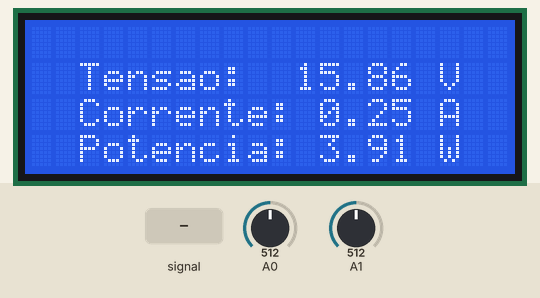
This sketch was run on a simulated Arduino Uno, built with avr-gcc and run on an emulated ATmega328P. Parts: 20×4 character LCD. Inputs (shaded band) come from the test bench; at power-on: A0 = 512, A1 = 512. What the sketch prints to the serial monitor is not drawn.

Above: at 12.9 s.
13.0 s: A1 fed a 2 Hz sine of ±306 counts around its level
At 15.0 s:
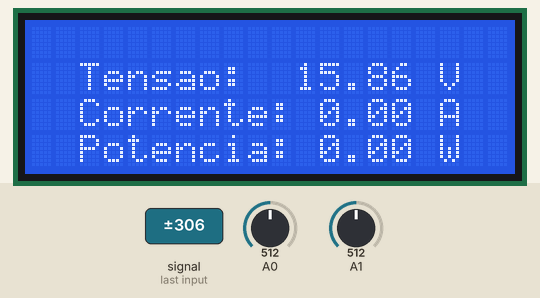
16.0 s: A0 set to 490
At 18.4 s:
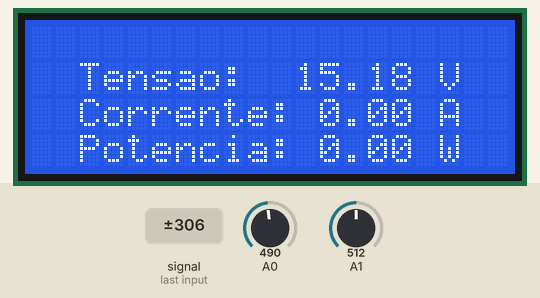
19.0 s: A1 set to 716
At 20.4 s:
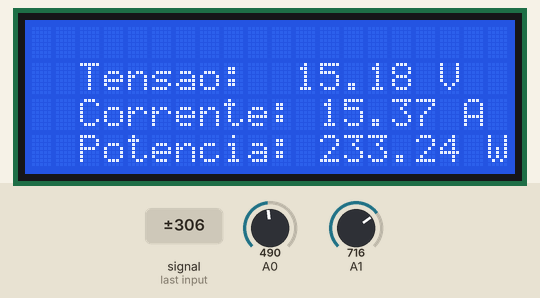
21.3 s: A0 set to 510
At 22.7 s:
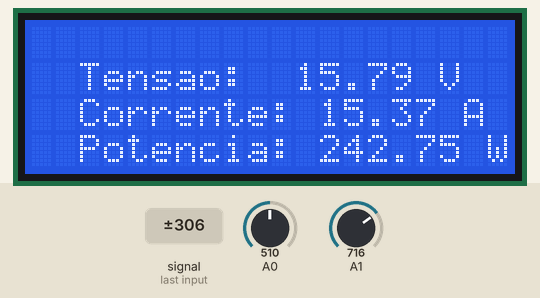
23.0 s: A1 set to 900
At 24.2 s:
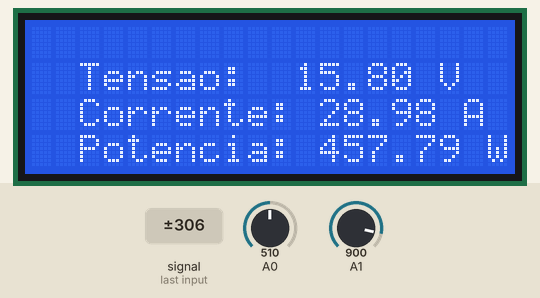
24.6 s: A1 set to 1023
At 25.8 s:
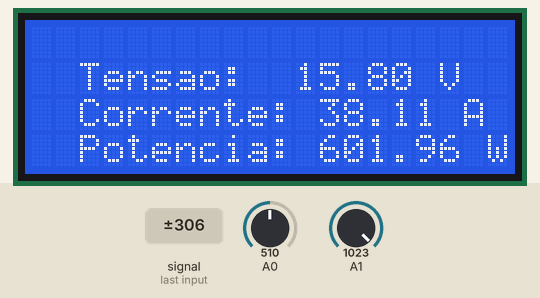
Timing chart, 0 to 27.2 s (numbered marks = the images above; inputs shaded):
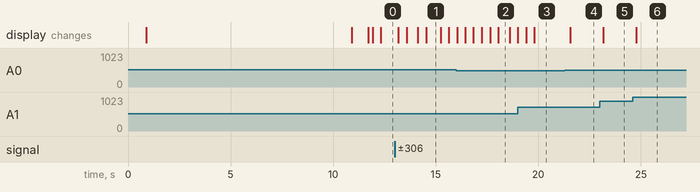

The sketch:

Fonte_simples_lcd20x4.ino
```cpp
#include <Wire.h>
#include <LiquidCrystal_I2C.h>
LiquidCrystal_I2C lcd(0x27, 20, 4);

bool debug = true;

typedef struct variaveis {
  float voltage;
  float current;
  float power;
  String work_mode;
} variaveis;

variaveis actual;
variaveis last;

void init_sistem() {
  lcd.setBacklight(HIGH);
  lcd.setCursor(1, 0);
  lcd.print("Fonte Ajustavel V1");
  delay(800);
  lcd.setCursor(2, 2);
  lcd.print("0-30V |0-4A| 60W");
  delay(10000);
  lcd.clear();
  lcd.setCursor(2, 1);
  lcd.print("Bolzani Solucoes");
  delay(800);
  lcd.clear();
  actual.work_mode = "Tensao Constante";
}


void update_last_values () {
  last.voltage = actual.voltage;
  last.current = actual.current;
  last.work_mode = actual.work_mode;
}


bool change_values_verify () {
  if ((abs(last.voltage - actual.voltage) > 0.03) || (abs(last.current - actual.current) > 0.03) || (last.work_mode != actual.work_mode)) {
    return true;
  } else {
    return false;
  }
}

void inicialize_values () {
  actual.voltage = 99.99;
  actual.current = 88.88;
  actual.work_mode = "Tensao Constante";
  last.voltage = 77.77;
  last.current = 66.66;
  last.work_mode = "Tensao Constante";
  actual.power = 00.00;
  last.power = 00.00;
}


void update_values() {
  for (int i = 0; i < 500; i++) {
    actual.voltage += ((analogRead(A0) * (5.0 / 1024.0)) * 6.330526);
  }
  actual.voltage = (actual.voltage / 500.0);


  for (int i = 0; i < 500; i++) {
    actual.current += ((((analogRead(A1) * (5.0 / 1024.0)) - 2.4838 ) / 0.066));
  }
  actual.current = (actual.current / 500.0);

  if(actual.current<0){
    actual.current=0.00000000000001;
  }
  //Serial.println(actual.current, 5);

  actual.power = abs(actual.current * actual.voltage);
}


void setup()
{
  lcd.init();
  init_sistem();
  inicialize_values();
  if (debug) {
    Serial.begin(115200);
    Serial.println("Sistema inicializado");
  }
}


void loop()
{
  update_values();
  if (change_values_verify()) {
    lcd.clear();

    lcd.setCursor(2, 1);
    lcd.print("Tensao:  " + String(actual.voltage, 2) + " V");
    lcd.setCursor(2, 2);
    lcd.print("Corrente: " + String(actual.current, 2) + " A");
    lcd.setCursor(2, 3);
    lcd.print("Potencia: " + String(actual.power, 2) + " W");
    delay(200);
  }
  update_last_values();
}
```

Measured:
- after the input at 13.0 s, the display: first changes after 0.18 s (image 1 shows a later state)
- after the input at 21.3 s, the display: changes after 0.27 s (image 4)
- after the input at 23.0 s, the display: changes after 0.18 s (image 5)
- after the input at 24.6 s, the display: changes after 0.19 s (image 6)
- what the display in image 1 shows lasts 0.7 s, from 14.5 s to 15.2 s
- what the display in image 2 shows lasts 0.6 s, from 18.0 s to 18.6 s
